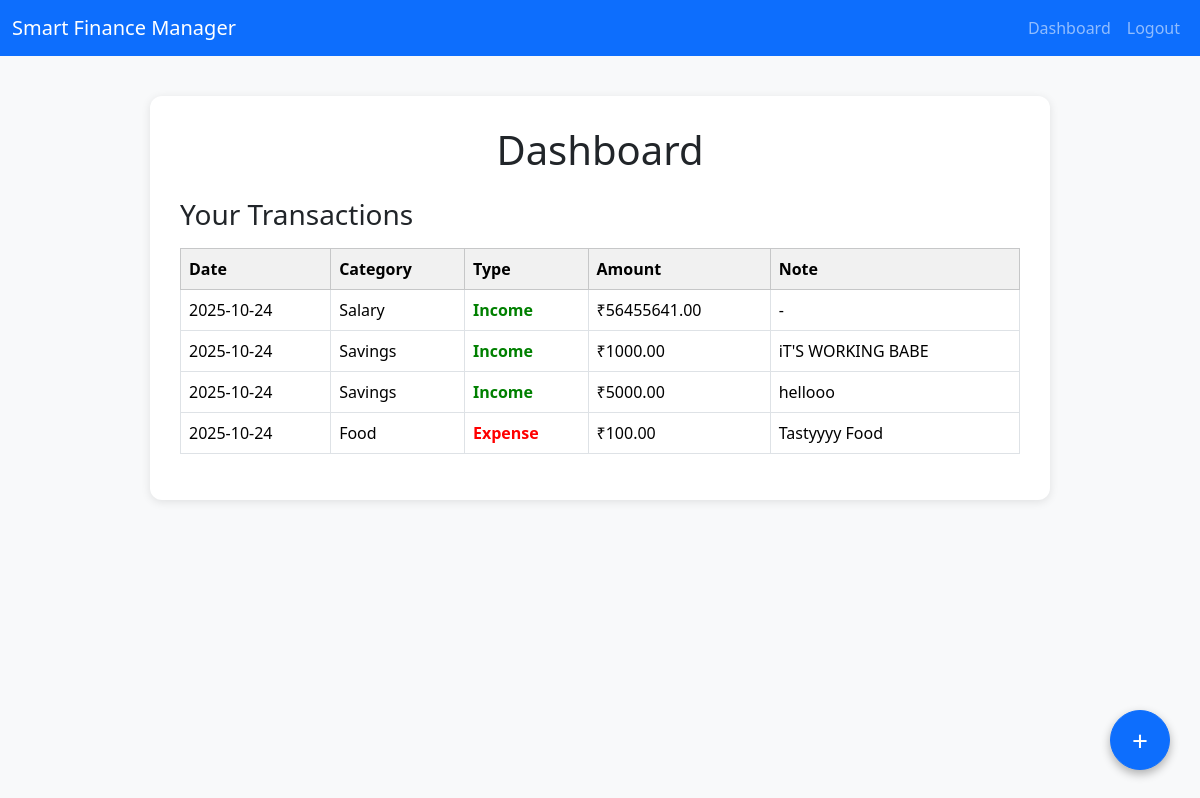
/dashboard (signed in), run on an earlier commit of the app's database.
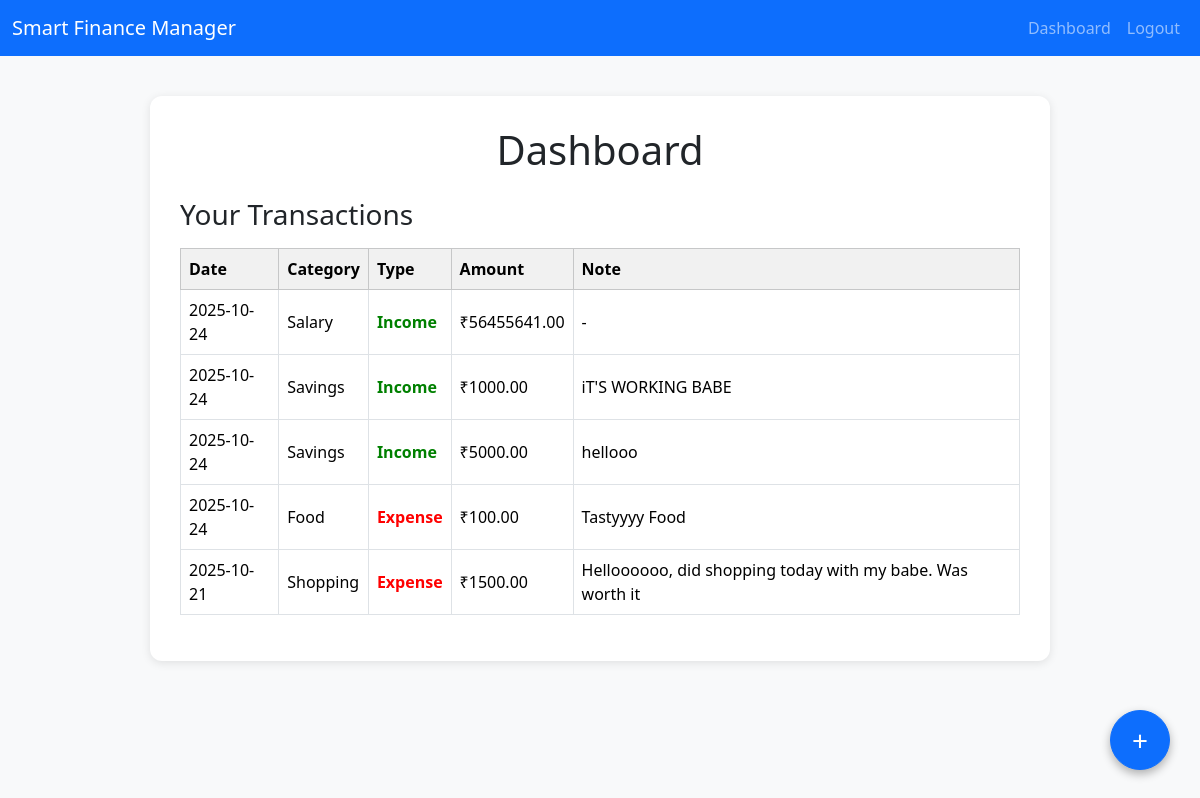
And on a later commit of the database.
### tables this page shows
CREATE TABLE transactions (
    id INTEGER PRIMARY KEY AUTOINCREMENT,
    user_id INTEGER NOT NULL,
    category_id INTEGER NOT NULL,
    amount REAL NOT NULL,
    date TEXT NOT NULL,
    note TEXT,
    FOREIGN KEY (user_id) REFERENCES users(id) ON DELETE CASCADE,
    FOREIGN KEY (category_id) REFERENCES categories(id) ON DELETE CASCADE
);

CREATE TABLE categories (
    id INTEGER PRIMARY KEY AUTOINCREMENT,
    name TEXT NOT NULL,
    type TEXT CHECK(type IN ('income', 'expense')) NOT NULL,
    user_id INTEGER,
    FOREIGN KEY (user_id) REFERENCES users(id) ON DELETE CASCADE
);

### app.py (the view)
@app.route('/dashboard')
def dashboard():
    if 'user_id' not in session:
        flash(' Please log in first.', 'error')
        return redirect(url_for('login'))
    else:
        conn = get_db_connection()
        cursor = conn.cursor()
        transactions = cursor.execute(
            """SELECT t.id, t.amount, t.date, t.note, c.name AS category_name, c.type AS category_type FROM transactions t JOIN categories c ON t.category_id = c.id WHERE t.user_id = ?
            ORDER BY date(t.date) DESC
            """, (session['user_id'],)).fetchall()
        return render_template('dashboard.html', user_name=session['user_name'], transactions = transactions)

### app.py (called while the page is built)
def get_db_connection():
    conn = sqlite3.connect('finance.db')
    conn.row_factory = sqlite3.Row
    return conn

### templates/dashboard.html (shortened to what this page needs)
{% extends "layout.html" %}
{% block head %}
  <link href="https://cdn.jsdelivr.net/npm/bootstrap@5.3.3/dist/css/bootstrap.min.css" rel="stylesheet">
{% endblock %}
{% block content %}
<div class="dashboard-container">
  <h1 class="mb-4 text-center">Dashboard</h1>
  <h3>Your Transactions</h3>
  {% if transactions %}
  <div class="table-responsive mt-3">
    <table class="table table-bordered table-hover align-middle">
      <thead class="table-light">
        <tr>
          <th>Date</th>
          <th>Category</th>
          <th>Type</th>
          <th>Amount</th>
          <th>Note</th>
        </tr>
      </thead>
      <tbody>
        {% for tx in transactions %}
        <tr>
          <td>{{ tx['date'] }}</td>
          <td>{{ tx['category_name'] }}</td>
          <td>
            {% if tx['category_type'] == 'income' %}
              <span class="income-text">Income</span>
            {% else %}
              <span class="expense-text">Expense</span>
            {% endif %}
          </td>
          <td>₹{{ "%.2f"|format(tx['amount']) }}</td>
          <td>{{ tx['note'] or '-' }}</td>
        </tr>
        {% endfor %}
      </tbody>
    </table>
  </div>
  {% else %}
    <div class="alert alert-info mt-4" role="alert">
      No transactions yet. Add one to get started!
    </div>
  {% endif %}
</div>
<button id="add_transaction" class="btn btn-primary add-transaction-btn">+</button>
{% endblock %}

### templates/layout.html (shortened to what this page needs)
<!DOCTYPE html>
<html lang="en">
<head>
    <link href="https://cdn.jsdelivr.net/npm/bootstrap@5.3.0/dist/css/bootstrap.min.css" rel="stylesheet">
    {% block head %}
    {% endblock %}
</head>
<body>
    <nav class="navbar navbar-expand-lg navbar-dark bg-primary">
        <div class="container-fluid">
            <a class="navbar-brand" href="{{ url_for('home') }}">Smart Finance Manager</a>
            <div class="collapse navbar-collapse" id="navbarNav">
                <ul class="navbar-nav ms-auto">
                    {% if session.get('user_id') %}
                        <li class="nav-item">
                            <a class="nav-link" href="{{ url_for('dashboard') }}">Dashboard</a>
                        </li>
                        <li class="nav-item">
                            <a class="nav-link" href="/logout">Logout</a>
                        </li>
                    {% endif %}
                </ul>
            </div>
        </div>
    </nav>
    <div class="container mt-4">
        {% block content %}{% endblock %}
    </div>
</body>
</html>

### templates/dashboard.html (style rules this page uses)
body { background-color: #f8f9fa; }
.dashboard-container { max-width: 900px; margin: 40px auto; background: white; border-radius: 12px; box-shadow: 0 2px 10px rgba(0,0,0,0.1); padding: 30px; }
.table th { background-color: #f1f1f1; }
.add-transaction-btn { position: fixed; bottom: 30px; right: 30px; border-radius: 50%; width: 60px; height: 60px; font-size: 28px; box-shadow: 0 4px 10px rgba(0,0,0,0.3); }
.income-text { color: green; font-weight: 600; }
.expense-text { color: red; font-weight: 600; }

What changed in the data, as far as the page shows it:
added transactions: date "2025-10-21", category_name "Shopping", shows "Expense", amount "1500.00", note "Helloooooo, did shopping today with my babe. Was worth it"
